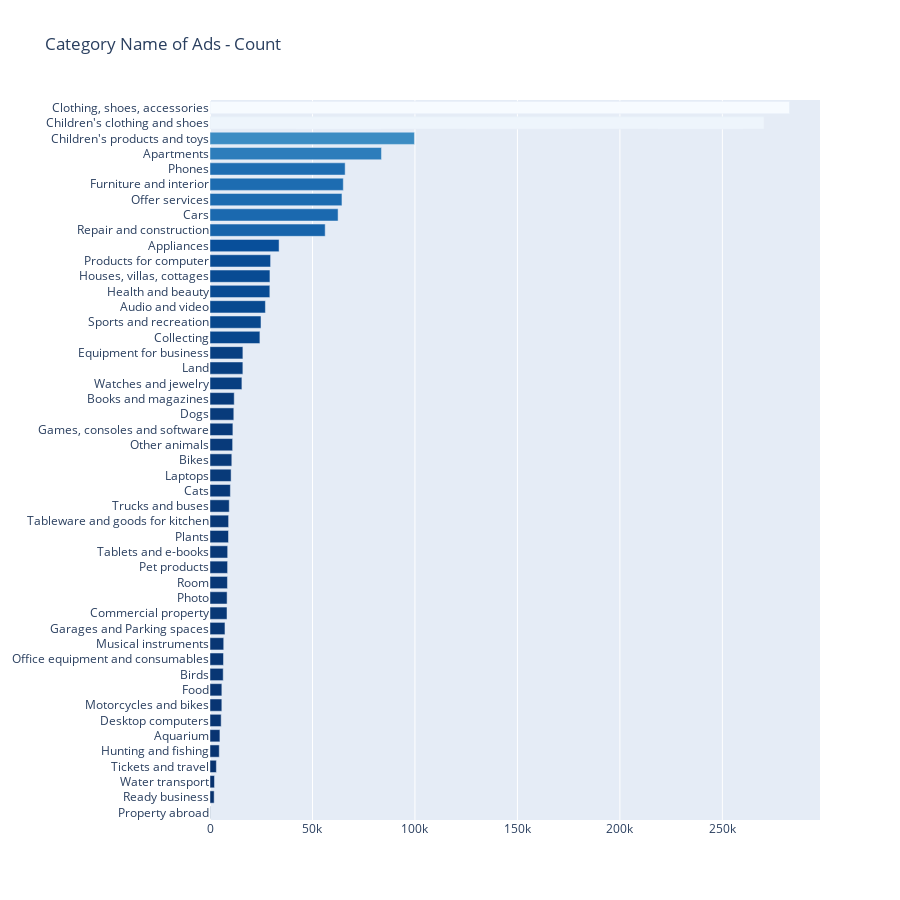

Source (notebook cell):
### Code cell
cnt_srs = train_data['category_name_en'].value_counts()
trace = go.Bar(
    y=cnt_srs.index[::-1],
    x=cnt_srs.values[::-1],
    orientation = 'h',
    marker=dict(
        color=cnt_srs.values[::-1],
        colorscale = 'Blues',
        reversescale = True
    ),
)

layout = dict(
    title='Category Name of Ads - Count',
    height=900
    )
data = [trace]
fig = go.Figure(data=data, layout=layout)
py.iplot(fig, filename="category name")

### Figure 1 — Plotly figure (JSON) as saved in the notebook; plotly's stock layout.template omitted (floating-point values rounded to 4 significant figures)
{"data": [{"marker": {"color": [117, 2028, 2180, 3108, 4524, 4840, 5450, 5771, 5781, 6447, 6580, 6695, 7304, 8305, 8345, 8512, 8580, 8624, 9025, 9076, 9394, 9951, 10297, 10638, 11040, 11167, 11612, 11819, 15566, 16038, 16047, 24346, 24881, 27036, 29198, 29244, 29565, 33705, 56201, 62494, 64385, 65035, 65944, 83670, 99747, 270359, 282753], "colorscale": [[0, "rgb(247,251,255)"], [0.125, "rgb(222,235,247)"], [0.25, "rgb(198,219,239)"], [0.375, "rgb(158,202,225)"], [0.5, "rgb(107,174,214)"], [0.625, "rgb(66,146,198)"], [0.75, "rgb(33,113,181)"], [0.875, "rgb(8,81,156)"], [1, "rgb(8,48,107)"]], "reversescale": true}, "orientation": "h", "type": "bar", "x": [117, 2028, 2180, 3108, 4524, 4840, 5450, 5771, 5781, 6447, 6580, 6695, 7304, 8305, 8345, 8512, 8580, 8624, 9025, 9076, 9394, 9951, 10297, 10638, 11040, 11167, 11612, 11819, 15566, 16038, 16047, 24346, 24881, 27036, 29198, 29244, 29565, 33705, 56201, 62494, 64385, 65035, 65944, 83670, 99747, 270359, 282753], "y": ["Property abroad", "Ready business", "Water transport", "Tickets and travel", "Hunting and fishing", "Aquarium", "Desktop computers", "Motorcycles and bikes", "Food", "Birds", "Office equipment and consumables", "Musical instruments", "Garages and Parking spaces", "Commercial property", "Photo", "Room", "Pet products", "Tablets and e-books", "Plants", "Tableware and goods for kitchen", "Trucks and buses", "Cats", "Laptops", "Bikes", "Other animals", "Games, consoles and software", "Dogs", "Books and magazines", "Watches and jewelry", "Land", "Equipment for business", "Collecting", "Sports and recreation", "Audio and video", "Health and beauty", "Houses, villas, cottages", "Products for computer", "Appliances", "Repair and construction", "Cars", "Offer services", "Furniture and interior", "Phones", "Apartments", "Children's products and toys", "Children's clothing and shoes", "Clothing, shoes, accessories"]}], "layout": {"height": 900, "title": {"text": "Category Name of Ads - Count"}}}
